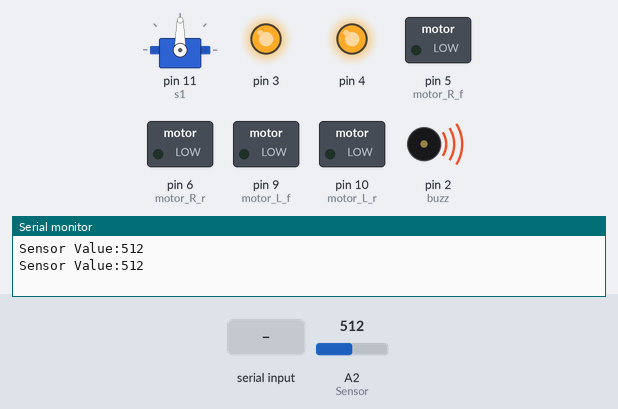
Bench run of a sketch on a simulated Arduino Uno, built with avr-gcc and run on an emulated ATmega328P. Parts: servo, switched loads named in the sketch (green lamp = pin HIGH), output pins drawn as LEDs (lit = HIGH), buzzer (waves = sounding), the last lines printed to the serial monitor. Dashed ring = blinking. The test bench sets the inputs (shaded band); at power-on: A2 (Sensor) = 512.

Above: at 1.2 s.
1.3 s: "F" received over Serial
At 2.8 s:
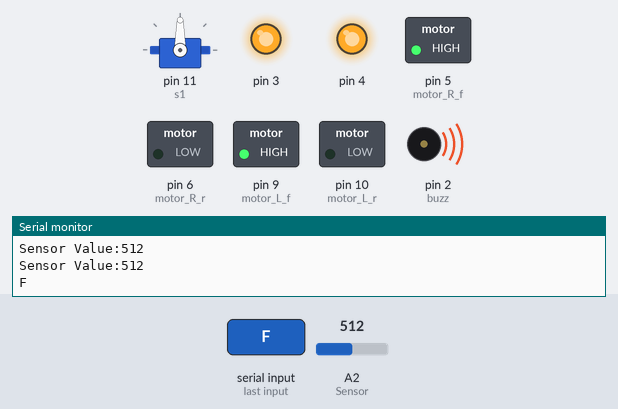
5.4 s: A2 (Sensor) set to 444
8.2 s: A2 (Sensor) set to 421
At 10.3 s:
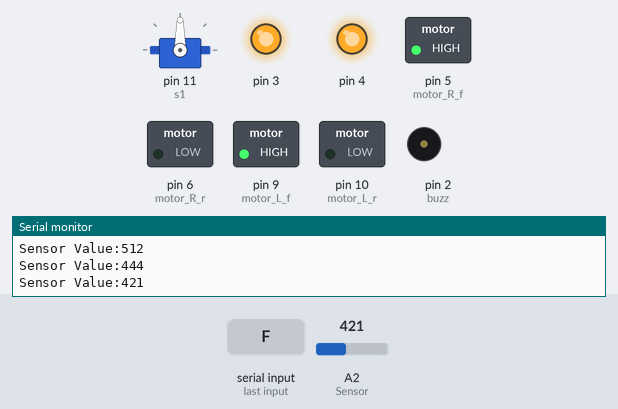
12.3 s: "B" received over Serial
At 14.6 s:
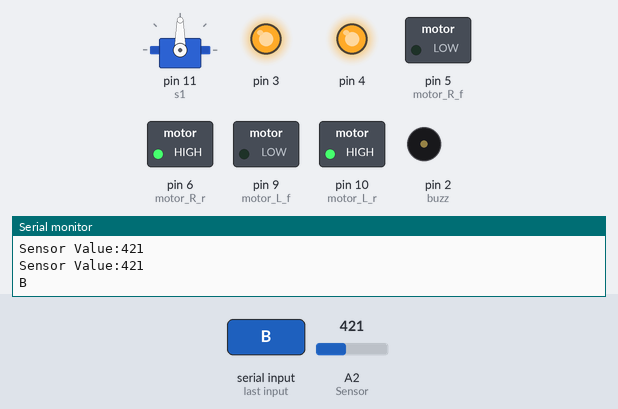
16.4 s: "L" received over Serial
At 18.8 s:
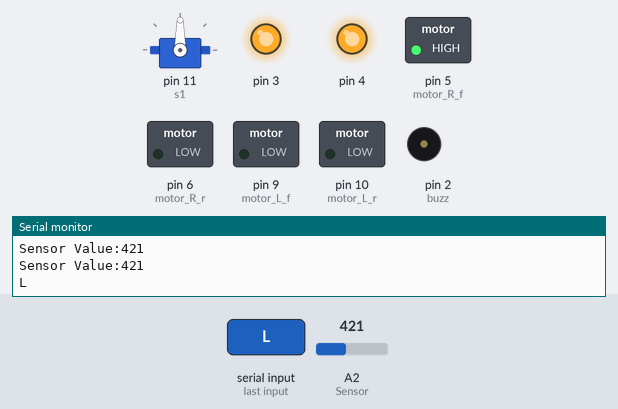
20.5 s: "R" received over Serial
At 22.8 s:
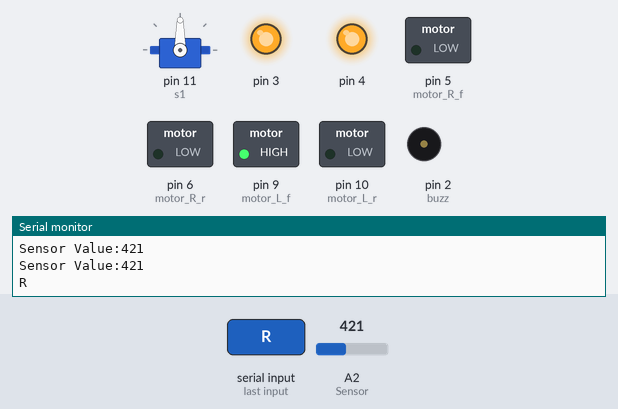
Timing chart, 0 to 25.6 s (numbered marks = the images above; inputs shaded):
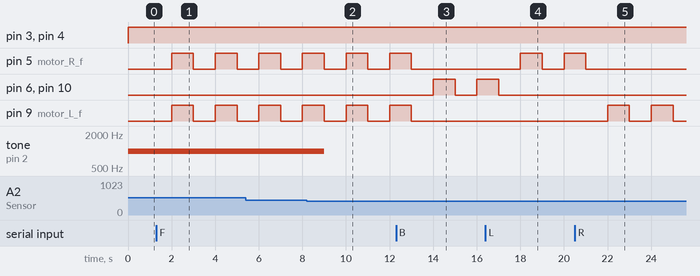

The sketch:

ObstacleAvoidingBlutoothControlledCAR.ino
```cpp
#include <Servo.h>
#define Sensor A2

int motor_R_r=6;
int motor_R_f=5;
int motor_L_r=10;
int motor_L_f=9;

int trig_f=12;
int echo_f=13;

int s1=11;

long duration;
float distance,FD,BD;

int buzz = 2;

char value;
// int distance;
int Left;
int Right;
int L = 0;
int R = 0;
int L1 = 0;
int R1 = 0;

char data;

Servo servo;

void setup() {
  Serial.begin(9600);
  pinMode(trig_f, OUTPUT);
  pinMode(echo_f, INPUT);
  servo.attach(s1);
  pinMode(Sensor, INPUT);
  pinMode(motor_R_f, OUTPUT);
  pinMode(motor_R_r, OUTPUT);
  pinMode(motor_L_f, OUTPUT);
  pinMode(motor_L_r, OUTPUT);
  pinMode(4,OUTPUT);
  pinMode(3,OUTPUT);
}

void loop() {
  digitalWrite(3,HIGH);
  digitalWrite(4, HIGH);
  // Obstacle();  // uncomment for obstacle avoiding mode
  Bluetoothcontrol();
  int gas_value = analogRead(Sensor);
  Serial.print("Sensor Value:");
  Serial.println(gas_value);
  if (gas_value > 430) tone(buzz,1000);
  else noTone(buzz);
  delay(1000);
}

void Obstacle() {
  distance = ultrasonic();
  if (distance <= 12) {
    delay(100);
    Serial.println(distance);
    stopall();
    L = leftsee();
    servo.write(103);
    delay(400);
    R = rightsee();
    servo.write(103);
    if (L < R) {
      right();
      delay(400);
      stopall();
      delay(200);
    } else if (L > R) {
      left();
      delay(400);
      stopall();
      delay(200);
    }
  } else {
    forward();
  }
}


void Bluetoothcontrol() {
  if (Serial.available() > 0) {
    value = Serial.read();
    Serial.println(value);
  }
  if (value == 'F') {
    forward();
    delay(1000);
    stopall();
  } else if (value == 'B') {
    backward();
    delay(1000);
    stopall();
  } else if (value == 'L') {
    left();
    delay(1000);
    stopall();
  } else if (value == 'R') {
    right();
    delay(1000);
    stopall();
  } else if (value == 'S') {
    stopall();
  }
}

int rightsee() {
  servo.write(20);
  delay(200);
  Left = ultrasonic();
  return Left;
}
int leftsee() {
  servo.write(180);
  delay(200);
  Right = ultrasonic();
  return Right;
}

void forward()
{
  digitalWrite(motor_R_f,HIGH);
  digitalWrite(motor_R_r,LOW);
  digitalWrite(motor_L_f,HIGH);
  digitalWrite(motor_L_r,LOW);
  // Serial.println("Forward");
}
void backward()
{
  digitalWrite(motor_R_f,LOW);
  digitalWrite(motor_R_r,HIGH);
  digitalWrite(motor_L_f,LOW);
  digitalWrite(motor_L_r,HIGH);
  // Serial.println("Back");
}
void left()
{
  digitalWrite(motor_R_f,HIGH);
  digitalWrite(motor_R_r,LOW);
  digitalWrite(motor_L_f,LOW);
  digitalWrite(motor_L_r,LOW);
  // Serial.println("Left");
}
void right()
{
  digitalWrite(motor_R_f,LOW);
  digitalWrite(motor_R_r,LOW);
  digitalWrite(motor_L_f,HIGH);
  digitalWrite(motor_L_r,LOW);
  // Serial.println("Right");
}
void stopall()
{
  digitalWrite(motor_R_f,LOW);
  digitalWrite(motor_R_r,LOW);
  digitalWrite(motor_L_f,LOW);
  digitalWrite(motor_L_r,LOW);
  // Serial.println("Stop");
}

int ultrasonic() {
  digitalWrite(trig_f, LOW);
  delayMicroseconds(2);
  digitalWrite(trig_f, HIGH);
  delayMicroseconds(10);
  // digitalWrite(trig_f, LOW);
  long t = pulseIn(echo_f, HIGH);
  long cm = t / 29 / 2; //time convert distance
  // Serial.print("distance ");
  // Serial.println(cm);
  return cm;
}
```

Measured:
- the behaviour switches between 431 and 430 on A2 (Sensor) (found by bisection; images 1 and 2)
- after the input at 1.3 s, pin 5 (motor_R_f), pin 9 (motor_L_f): alternates HIGH for 1.0 s and LOW for 1.0 s, starting after 0.70 s
- after the input at 8.2 s, tone on pin 2 (buzz): 1000 Hz → silent after 0.80 s
- after the input at 12.3 s, pin 5 (motor_R_f), pin 9 (motor_L_f): goes on until 13.0 s, then stays LOW; pin 6 (motor_R_r), pin 10 (motor_L_r): LOW → HIGH after 1.7 s, → LOW 1.0 s later, → HIGH 1.0 s later
- after the input at 16.4 s, pin 5 (motor_R_f): LOW → HIGH after 1.6 s, → LOW 1.0 s later, → HIGH 1.0 s later; pin 6 (motor_R_r), pin 10 (motor_L_r): goes on until 17.0 s, then stays LOW
- after the input at 20.5 s, pin 5 (motor_R_f): goes on until 21.0 s, then stays LOW; pin 9 (motor_L_f): alternates HIGH for 1.0 s and LOW for 1.0 s, starting after 1.5 s
